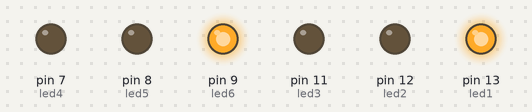
Bench run of a sketch on a simulated Arduino Uno, built with avr-gcc and run on an emulated ATmega328P. On the bench: output pins drawn as LEDs (lit = HIGH).

Above: at 0.1 s.
At 8.1 s:
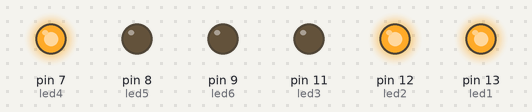
At 11.1 s:
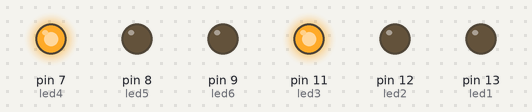
At 19.1 s:
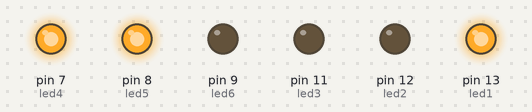
At 27.1 s:
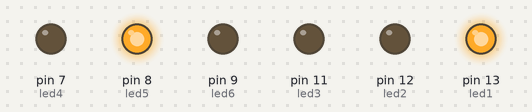
At 38.1 s:
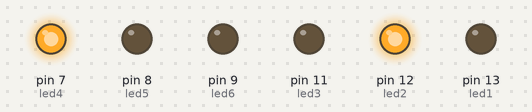
Timing chart, 0 to 39.6 s (numbered marks = the images above):
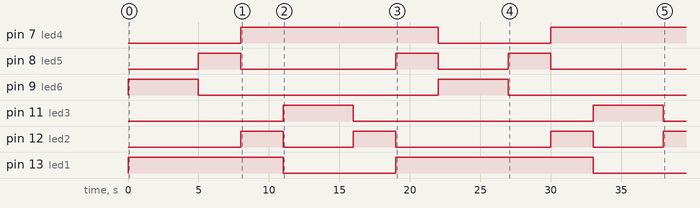

The sketch:

traffic_light.ino
```cpp
#define led1 13
#define led2 12
#define led3 11

#define led4 7
#define led5 8
#define led6 9

void setup() {
 pinMode(led1,HIGH);
 pinMode(led2,HIGH);
 pinMode(led3,HIGH);

 pinMode(led4,HIGH);
 pinMode(led5,HIGH);
 pinMode(led6,HIGH);
}

void loop() {

 {
   digitalWrite(led1,HIGH);
   digitalWrite(led2,LOW);
   digitalWrite(led3,LOW);
   digitalWrite(led5,LOW);
   digitalWrite(led4,LOW);
   digitalWrite(led6,HIGH);
delay(5000);

   digitalWrite(led1,HIGH);
   digitalWrite(led2,LOW);
   digitalWrite(led3,LOW);
   digitalWrite(led4,LOW);
   digitalWrite(led5,HIGH);
   digitalWrite(led6,LOW);
delay(3000);
   digitalWrite(led1,HIGH);
   digitalWrite(led2,HIGH);
   digitalWrite(led5,LOW);
   digitalWrite(led4,HIGH);
   digitalWrite(led3,LOW);
   digitalWrite(led6,LOW);
delay(3000);

   digitalWrite(led1,LOW);
   digitalWrite(led2,LOW);
   digitalWrite(led3,HIGH);
   digitalWrite(led4,HIGH);
   digitalWrite(led5,LOW);
   digitalWrite(led6,LOW);
delay(5000);

   digitalWrite(led1,LOW);
   digitalWrite(led2,HIGH);
   digitalWrite(led5,LOW);
   digitalWrite(led4,HIGH);
   digitalWrite(led3,LOW);
   digitalWrite(led6,LOW);
delay(3000);

   digitalWrite(led1,HIGH);
   digitalWrite(led2,LOW);
   digitalWrite(led5,HIGH);
   digitalWrite(led4,HIGH);
   digitalWrite(led3,LOW);
   digitalWrite(led6,LOW);
delay(3000);
}
}
```

Measured:
- by itself, pin 7 (led4): LOW → HIGH at 8.0 s, → LOW 14.0 s later, → HIGH 8.0 s later
- by itself, pin 8 (led5): goes HIGH 3.0 s, LOW 11.0 s, HIGH 3.0 s, LOW 5.0 s, HIGH 3.0 s, then LOW
- by itself, pin 9 (led6), pin 11 (led3): alternates HIGH for 5.0 s and LOW for 17.0 s
- by itself, pin 12 (led2): goes HIGH 3.0 s, LOW 5.0 s, HIGH 3.0 s, LOW 11.0 s, HIGH 3.0 s, LOW 5.0 s, then HIGH
- by itself, pin 13 (led1): LOW → HIGH at 0.00 s, → LOW 11.0 s later, → HIGH 8.0 s later, → LOW 14.0 s later
